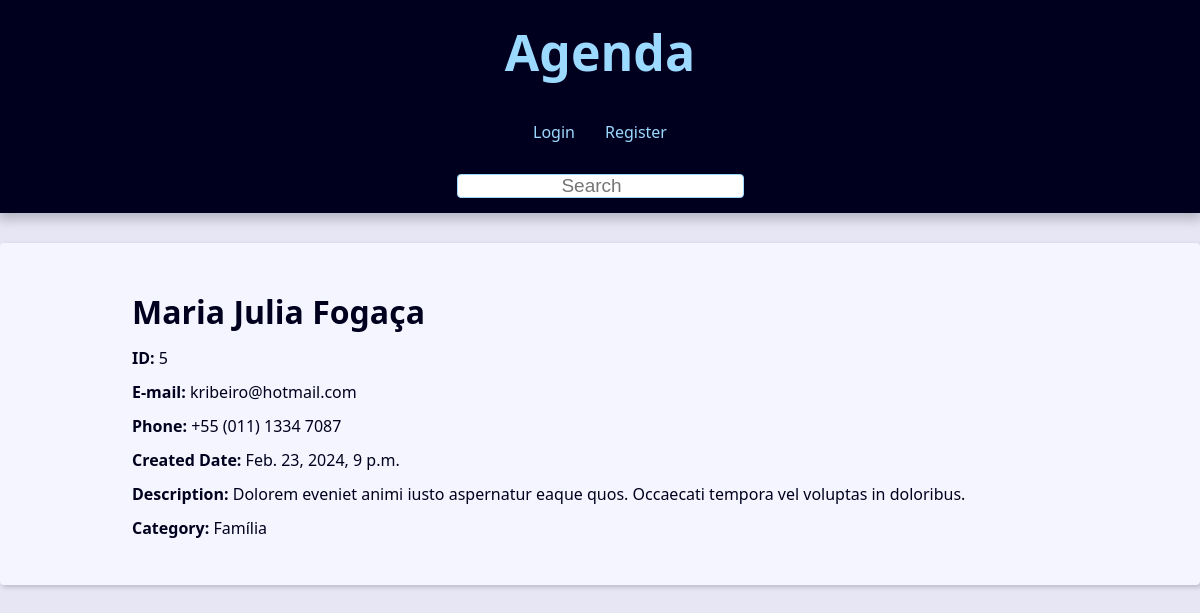
The app's page /contact/5/ with its own data.
### contact/models.py (models this page shows, shortened)
class Contact(models.Model):
    first_name = models.CharField(max_length=50)
    last_name = models.CharField(max_length=50, blank=True)
    phone = models.CharField(max_length=20)
    email = models.EmailField(max_length=100, blank=True)
    created_date = models.DateTimeField(default=timezone.now)
    description = models.TextField(blank=True)
    show = models.BooleanField(default=True)
    picture = models.ImageField(upload_to='pictures/%Y/%m/', blank=True)
    category = models.ForeignKey(Category, on_delete=models.SET_NULL, null=True, blank=True)
    owner = models.ForeignKey(User, on_delete=models.SET_NULL, null=True, blank=True)

class Category(models.Model):
    class Meta:
        verbose_name = 'Category'
        verbose_name_plural = 'Categories'
    name = models.CharField(max_length=50)

### contact/views/contact_views.py (the view)
# urls.py: path('contact/<int:contact_id>/', views.contact, name='contact'),
def contact(request, contact_id):
    single_contact = get_object_or_404(
        Contact, pk=contact_id, show=True
        )
    contact_name = f'{single_contact.first_name} {single_contact.last_name}'
    context = {
        'contact': single_contact,
        'site_title': f'{contact_name} - '
    }
    return render(request, 'contact/contact.html', context)

### contact/templates/contact/contact.html (shortened to what this page needs)
{% extends "global/base.html" %}
{% block content %}
    <div class="single-contact">
        <h1 class="single-contact-name">
            {{ contact.first_name }} {{ contact.last_name }}
        </h1>
        <p><b>ID:</b> {{contact.id}}</p>
        <p><b>E-mail:</b> {{contact.email}}</p>
        <p><b>Phone:</b> {{contact.phone}}</p>
        <p><b>Created Date:</b> {{contact.created_date}}</p>
        <p><b>Description:</b> {{contact.description}}</p>
        <p><b>Category:</b> {{contact.category.name}}</p>
{% endblock content %}

### base_static/global/css/style.css (style rules this page uses)
:root { --spacing: 1.5rem; --link-dark-color: rgb(0, 83, 134); --link-light-color: rgb(156, 217, 255); --clr-white: rgb(245, 245, 255); --clr-black: rgb(0, 0, 30); --clr-light-gray: rgb(230, 230, 245); --clr-dark-shadow-5: rgba(0, 0, 10, 5%); --clr-dark-shadow-10: rgba(0, 0, 10, 10%); --clr-dark-shadow-20: rgba(0, 0, 10, 20%); --clr-light-shadow-5: rgba(200, 200, 255, 5%); --clr-light-shadow-10: rgba(200, 200, 255, 10%); --clr-light-shadow-20: rgba(200, 200, 255, 20%); --main-page-width: 120rem; --table-min-width: 60rem; --biggest-font-size: 5rem; --bigger-font-size: 4rem; --big-font-size: 3.2rem; --medium-font-size: 2.4rem; --small-font-size: 1.6rem; --smaller-font-size: 1.4rem; --smallest-font-size: 1.2rem; --transition-fast: 300ms; --transition-medium: 600ms; --transition-slow: 1s; --default-border-radius: 4px; }
*, *::before, *::after { margin: 0; padding: 0; box-sizing: border-box; }
html { font-size: 62.5%; }
body { font-family: system-ui, -apple-system, BlinkMacSystemFont, 'Segoe UI', Roboto, Oxygen, Ubuntu, Cantarell, 'Open Sans', 'Helvetica Neue', sans-serif; line-height: 1.5; font-size: var(--small-font-size); color: var(--clr-black); -webkit-font-smoothing: antialiased; background: var(--clr-light-gray); }
@media (min-width: 600px) { .single-contact { max-width: 80%; margin: calc(var(--spacing) * 2) auto; } }
.single-contact h1 { margin: 1rem 0; }
.single-contact p { margin: 1rem 0; }

### records on screen
Contact: first_name "Maria", last_name "Julia Fogaça", id "5", email "kribeiro@hotmail.com", phone "+55 (011) 1334 7087", created_date "Feb. 23, 2024, 9 p.m.", description "Dolorem eveniet animi iusto aspernatur eaque quos. Occaecati tempora vel voluptas in doloribus.", category.name "Família"
